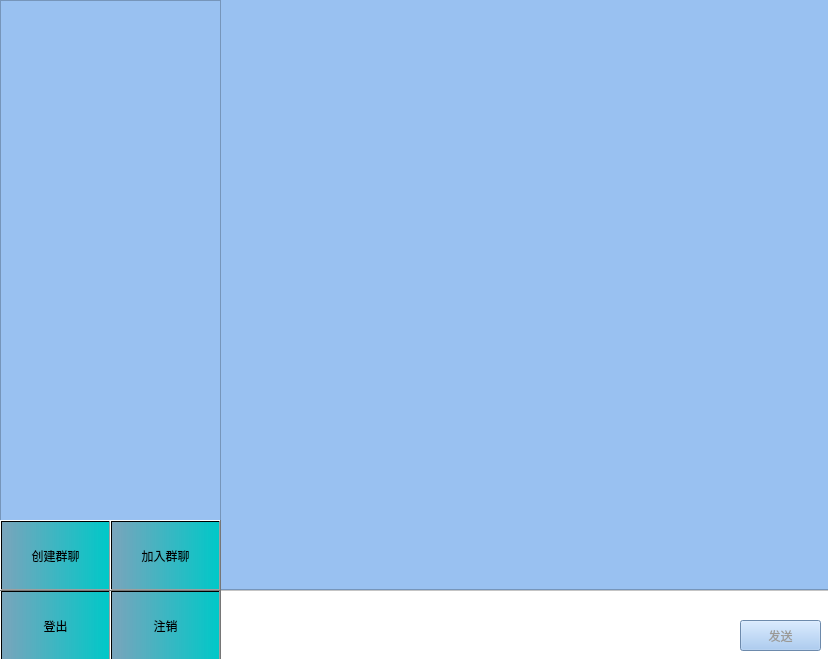
<?xml version="1.0" encoding="UTF-8"?>
<ui version="4.0">
 <class>Widget</class>
 <widget class="QWidget" name="Widget">
  <property name="geometry">
   <rect>
    <x>0</x>
    <y>0</y>
    <width>828</width>
    <height>659</height>
   </rect>
  </property>
  <property name="windowTitle">
   <string>Widget</string>
  </property>
  <property name="styleSheet">
   <string notr="true">background-color: rgb(153, 193, 241);</string>
  </property>
  <widget class="QWidget" name="verticalLayoutWidget">
   <property name="geometry">
    <rect>
     <x>219</x>
     <y>-1</y>
     <width>611</width>
     <height>591</height>
    </rect>
   </property>
   <layout class="QVBoxLayout" name="chat_body">
    <item>
     <widget class="QScrollArea" name="message_body">
      <property name="widgetResizable">
       <bool>true</bool>
      </property>
      <widget class="QWidget" name="scrollAreaWidgetContents">
       <property name="geometry">
        <rect>
         <x>0</x>
         <y>0</y>
         <width>607</width>
         <height>587</height>
        </rect>
       </property>
      </widget>
     </widget>
    </item>
   </layout>
  </widget>
  <widget class="QWidget" name="verticalLayoutWidget_2">
   <property name="geometry">
    <rect>
     <x>0</x>
     <y>0</y>
     <width>221</width>
     <height>521</height>
    </rect>
   </property>
   <layout class="QVBoxLayout" name="group_body">
    <item>
     <widget class="QScrollArea" name="group_table">
      <property name="widgetResizable">
       <bool>true</bool>
      </property>
      <widget class="QWidget" name="scrollAreaWidgetContents_2">
       <property name="geometry">
        <rect>
         <x>0</x>
         <y>0</y>
         <width>217</width>
         <height>517</height>
        </rect>
       </property>
      </widget>
     </widget>
    </item>
   </layout>
  </widget>
  <widget class="QTextEdit" name="send_message">
   <property name="geometry">
    <rect>
     <x>220</x>
     <y>590</y>
     <width>611</width>
     <height>71</height>
    </rect>
   </property>
   <property name="styleSheet">
    <string notr="true">background-color: rgb(255, 255, 255);</string>
   </property>
  </widget>
  <widget class="QPushButton" name="pushButton">
   <property name="geometry">
    <rect>
     <x>740</x>
     <y>620</y>
     <width>81</width>
     <height>31</height>
    </rect>
   </property>
   <property name="styleSheet">
    <string notr="true">color: rgb(154, 153, 150);
font: 11pt &quot;Ubuntu Sans&quot;;</string>
   </property>
   <property name="text">
    <string>发送</string>
   </property>
   <property name="shortcut">
    <string>Ctrl+Return</string>
   </property>
  </widget>
  <widget class="QPushButton" name="logoutButton">
   <property name="geometry">
    <rect>
     <x>0</x>
     <y>590</y>
     <width>111</width>
     <height>71</height>
    </rect>
   </property>
   <property name="styleSheet">
    <string notr="true">background-color: qlineargradient(spread:pad, x1:0, y1:0, x2:1, y2:0, stop:0 rgba(113, 156, 173, 200), stop:1 rgba(0, 200, 200, 255));</string>
   </property>
   <property name="text">
    <string>登出</string>
   </property>
  </widget>
  <widget class="QPushButton" name="pushButton_3">
   <property name="geometry">
    <rect>
     <x>110</x>
     <y>590</y>
     <width>111</width>
     <height>71</height>
    </rect>
   </property>
   <property name="styleSheet">
    <string notr="true">background-color: qlineargradient(spread:pad, x1:0, y1:0, x2:1, y2:0, stop:0 rgba(113, 156, 173, 200), stop:1 rgba(0, 200, 200, 255));</string>
   </property>
   <property name="text">
    <string>注销</string>
   </property>
  </widget>
  <widget class="QPushButton" name="create_group_bt">
   <property name="geometry">
    <rect>
     <x>0</x>
     <y>520</y>
     <width>111</width>
     <height>71</height>
    </rect>
   </property>
   <property name="styleSheet">
    <string notr="true">background-color: qlineargradient(spread:pad, x1:0, y1:0, x2:1, y2:0, stop:0 rgba(113, 156, 173, 200), stop:1 rgba(0, 200, 200, 255));</string>
   </property>
   <property name="text">
    <string>创建群聊</string>
   </property>
  </widget>
  <widget class="QPushButton" name="join_group_bt">
   <property name="geometry">
    <rect>
     <x>110</x>
     <y>520</y>
     <width>111</width>
     <height>71</height>
    </rect>
   </property>
   <property name="styleSheet">
    <string notr="true">background-color: qlineargradient(spread:pad, x1:0, y1:0, x2:1, y2:0, stop:0 rgba(113, 156, 173, 200), stop:1 rgba(0, 200, 200, 255));</string>
   </property>
   <property name="text">
    <string>加入群聊</string>
   </property>
  </widget>
 </widget>
 <resources/>
 <connections/>
</ui>
